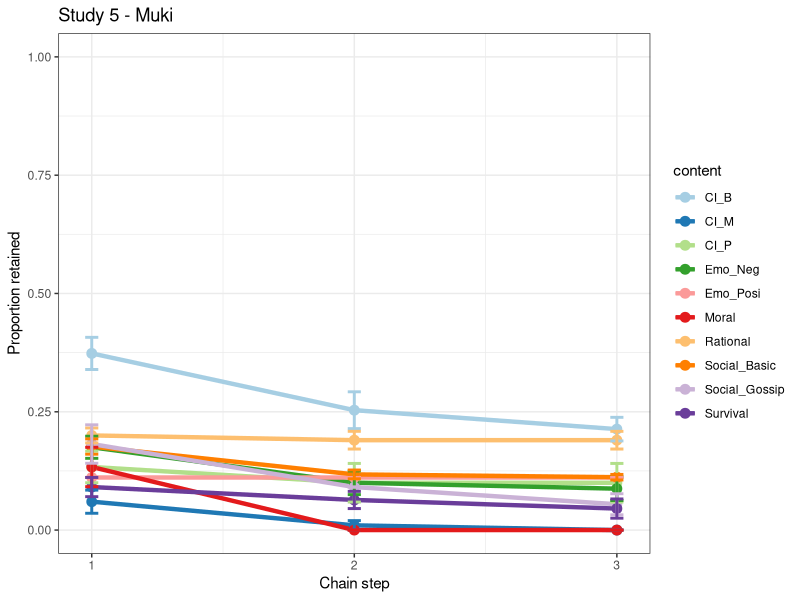
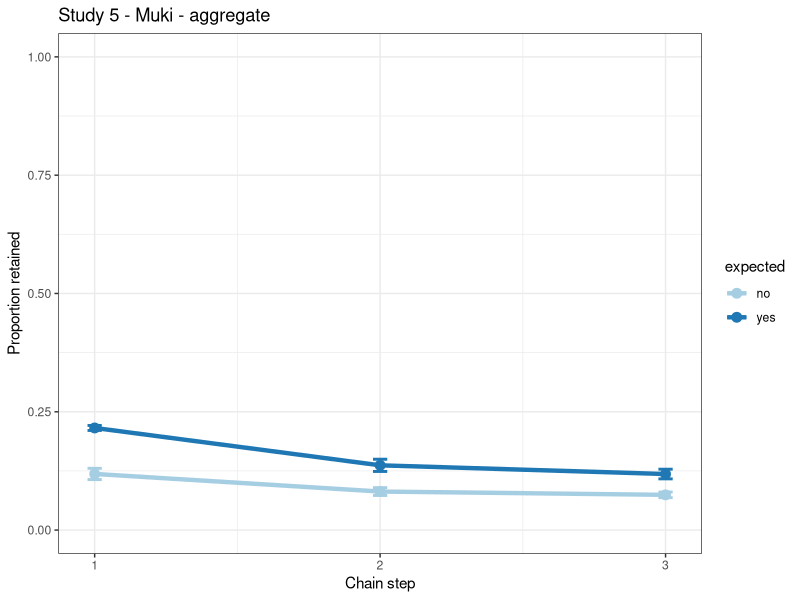
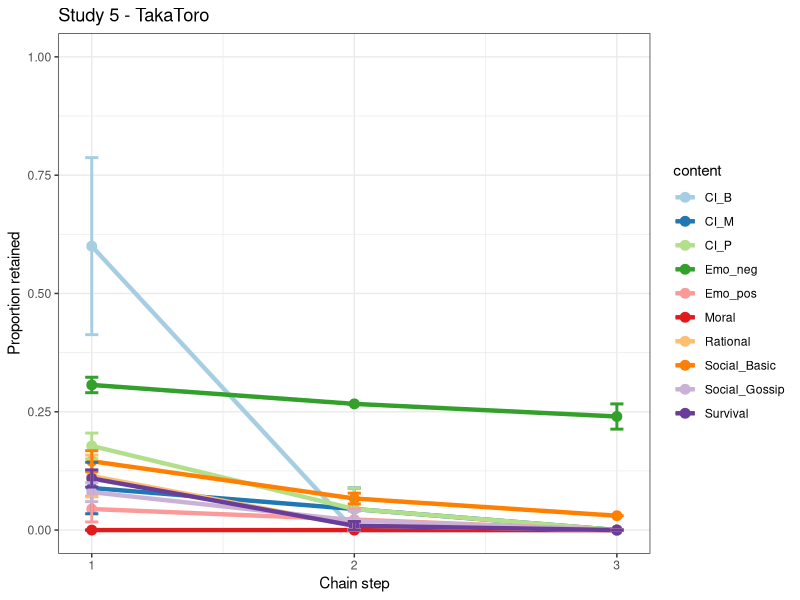
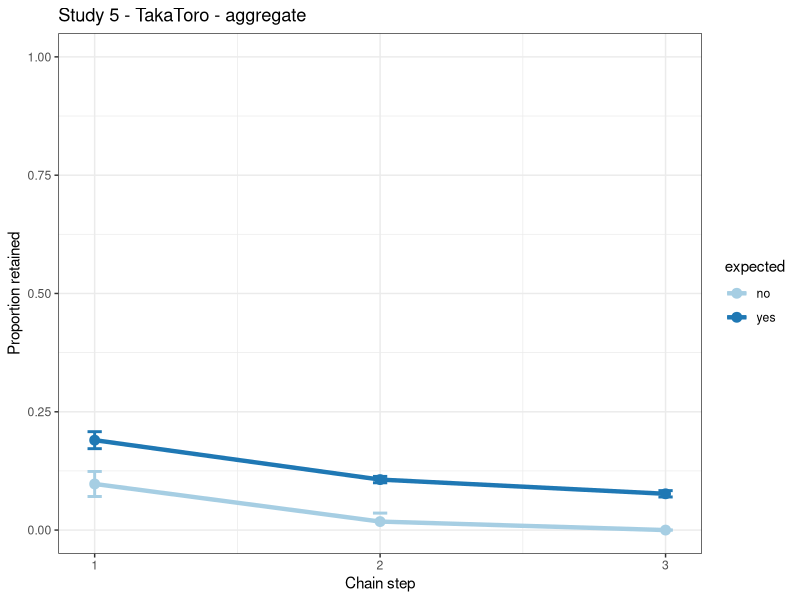
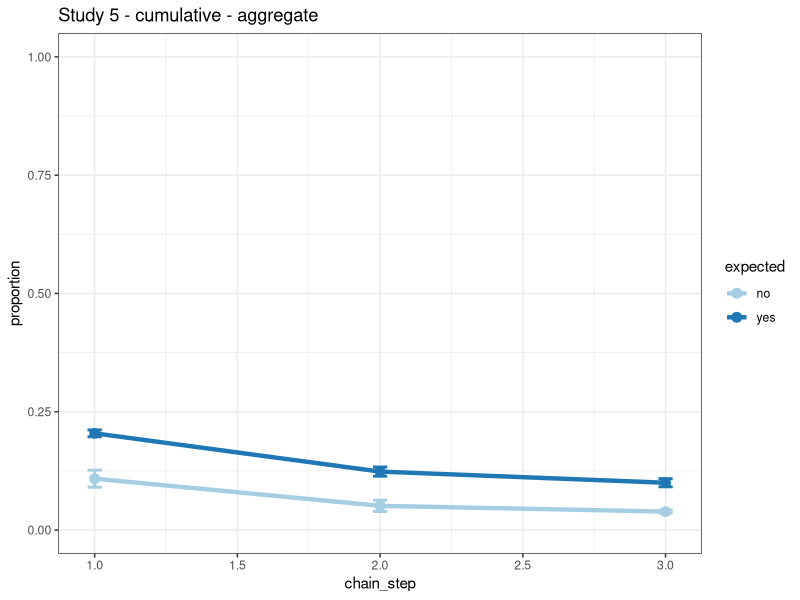
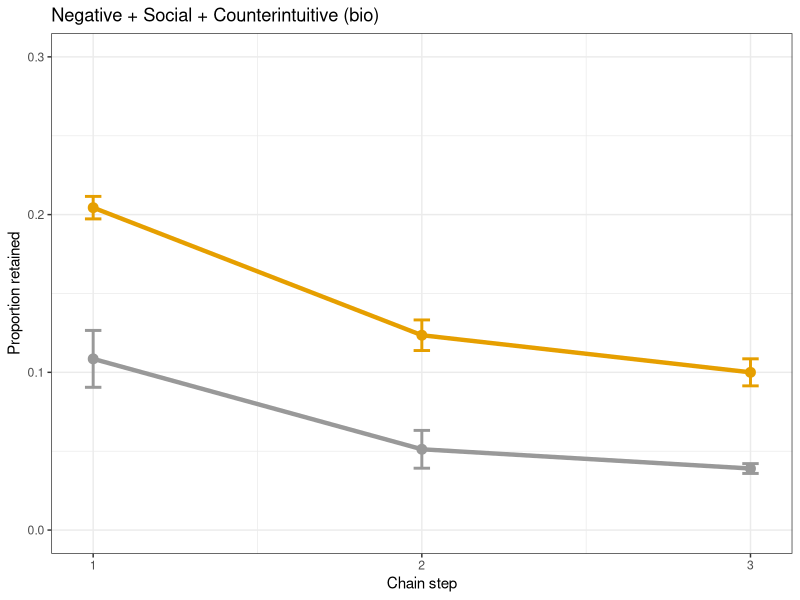
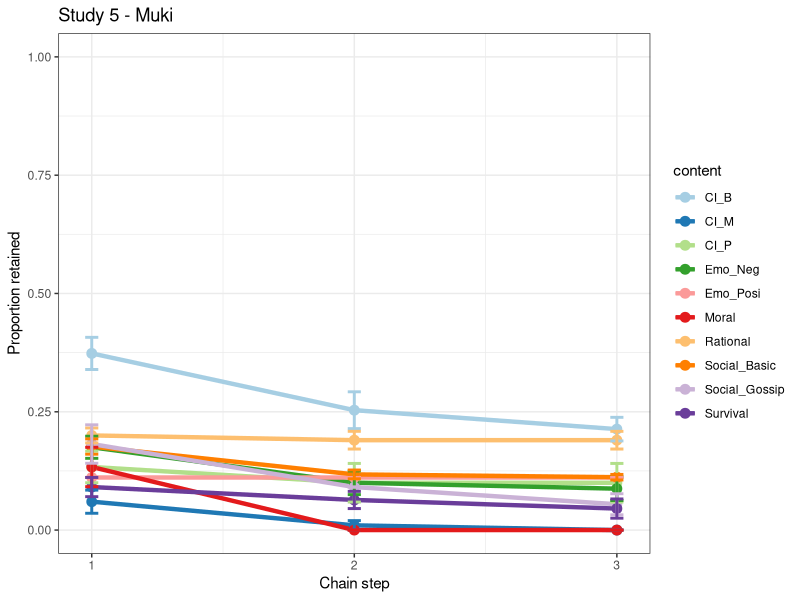
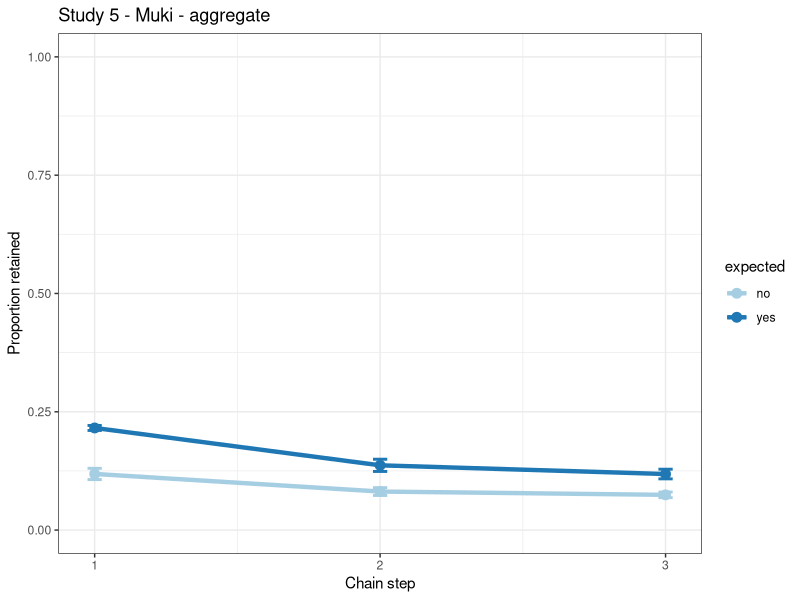

R code for these plots, in order:
library(tidyverse)
library(lme4) 
library(lmerTest) 
library(RColorBrewer) # with colour-blind-friendly palettes


# MUKI
# process output:
sim_data <- read_csv("Study5_Muki.csv") %>%
  rename(chain_step = Chain_step, chain_id = Chain_id, content = Content, count = Count) %>% # consistence with previous code
  filter(content != "None") # to be consistent with the original study, we do not include this in the analysis 
# find proportions:
totals <- read_csv("Muki_totals.csv")

sim_data <- sim_data %>%
  mutate(totals = case_when (content == "CI_B" ~ sum(totals=="CI_B1" | totals=="CI_B2" | totals=="CI_B3" , na.rm = TRUE),
                            content == "CI_M" ~ sum(totals=="CI_M1" | totals=="CI_M2" , na.rm = TRUE),
                            content == "CI_P" ~ sum(totals=="CI_P1" | totals=="CI_P2" , na.rm = TRUE), 
                            content == "Emo_Neg" ~ sum(totals=="Emo_Neg", na.rm = TRUE),
                            content == "Emo_Posi" ~ sum(totals=="Emo_Posi", na.rm = TRUE),
                            content == "Moral" ~ sum(totals=="Moral", na.rm = TRUE),
                            content == "Social_Basic" ~ sum(totals=="Social_Basic", na.rm = TRUE),
                            content == "Social_Gossip" ~ sum(totals=="Social_Gossip", na.rm = TRUE),
                            content == "Survival" ~ sum(totals=="Survival", na.rm = TRUE),
                            content == "Rational" ~ sum(totals=="Rational", na.rm = TRUE))) %>%
  mutate(proportion = count / totals)
                         


# example plot (chains are averaged, content is separated):
sim_data %>%
  ggplot(aes(x=chain_step, y = proportion, colour = content)) +
  stat_summary(fun = mean, geom = "line", size = 1.5, aes(group = content, colour = content)) +
  stat_summary(fun = mean, geom = "point", size = 3) + 
  stat_summary(fun.data = mean_se, geom = "errorbar", width = 0.05, size = 1) + 
  ylim(0,1) +
  scale_color_brewer(palette = "Paired") +
  labs(x = "Chain step", y = "Proportion retained") +
  scale_x_continuous(breaks = c(1,2,3)) +
  theme_bw() +
  labs(title = "Study 5 - Muki")
ggsave("study5_Muki_all_content.pdf", height = 5, width = 6)
  

# group content together
# group content
data_content_aggr <- sim_data %>%
  add_column(sterotype = NA) %>%
  mutate(expected = if_else(content == "Emo_Neg" | content == "CI_B" | content == "Social_Basic" | content == "Social_Gossip", 
                             "yes", "no")) %>%
  group_by(chain_id, chain_step, expected) %>%
  summarise(count = sum(count)) %>%
  add_column(totals = rep(c(86,76), 15)) %>% # I am adding it manually
  mutate(proportion = count / totals)

sim_cumulative <- data_content_aggr # save for later

data_content_aggr %>%
  ggplot(aes(x=chain_step, y = proportion, colour = expected)) +
  stat_summary(fun = mean, geom = "line", size = 1.5, aes(group = expected, colour = expected)) +
  stat_summary(fun = mean, geom = "point", size = 3) + 
  stat_summary(fun.data = mean_se, geom = "errorbar", width = 0.05, size = 1) + 
  ylim(0,1) +
  scale_color_brewer(palette = "Paired") +
  theme_bw() +
  labs(x = "Chain step", y = "Proportion retained") +
  scale_x_continuous(breaks = c(1,2,3)) +
  labs(title = "Study 5 - Muki - aggregate")
ggsave("study5_Muki_aggregate.pdf", height = 5, width = 6)

out_model <- lmer(proportion ~ expected + (1|chain_step) + (1|chain_id), data = data_content_aggr)

summary(out_model)
#              Estimate Std. Error        df t value Pr(>|t|)    
# expectedyes  0.065545   0.007998 21.999998   8.195 3.95e-08 ***

# TAKA TORO

# process output:
sim_data <- read_csv("Study5_TakaToro.csv") %>%
  rename(chain_step = Chain_step, chain_id = Chain_id, content = Content, count = Total) # consistence with previous code

# find proportions:
totals <- read_csv("TakaToro_totals.csv") 


sim_data$content[sim_data$content=="Negative"] <- "Emo_neg"  # consistence with previous code
sim_data$content[sim_data$content=="Positive"] <- "Emo_pos"

sim_data <- sim_data %>%         
  mutate(totals = case_when (content == "CI_B" ~ sum(totals=="CI_B1", na.rm = TRUE),
                             content == "CI_M" ~ sum(totals=="CI_M1" | totals=="CI_M2" , na.rm = TRUE),
                             content == "CI_P" ~ sum(totals=="CI_P1" | totals=="CI_P2" | totals=="CI_P3" | totals=="CI_P4", na.rm = TRUE), 
                             content == "Emo_neg" ~ sum(totals=="Negative", na.rm = TRUE),
                             content == "Emo_pos" ~ sum(totals=="Positive", na.rm = TRUE),
                             content == "Moral" ~ sum(totals=="Moral", na.rm = TRUE),
                             content == "Social_Basic" ~ sum(totals=="Social_Basic", na.rm = TRUE),
                             content == "Social_Gossip" ~ sum(totals=="Social_Gossip", na.rm = TRUE),
                             content == "Survival" ~ sum(totals=="Survival", na.rm = TRUE),
                             content == "Rational" ~ sum(totals=="Rational", na.rm = TRUE))) %>%
  mutate(proportion = count / totals)



# example plot (chains are averaged, content is separated):
sim_data %>%
  ggplot(aes(x=chain_step, y = proportion, colour = content)) +
  stat_summary(fun = mean, geom = "line", size = 1.5, aes(group = content, colour = content)) +
  stat_summary(fun = mean, geom = "point", size = 3) + 
  stat_summary(fun.data = mean_se, geom = "errorbar", width = 0.05, size = 1) + 
  ylim(0,1) +
  scale_color_brewer(palette = "Paired") +
  theme_bw() +
  labs(x = "Chain step", y = "Proportion retained") +
  scale_x_continuous(breaks = c(1,2,3)) +
  labs(title = "Study 5 - TakaToro")
ggsave("study5_TakaToro_all_content.pdf", height = 5, width = 6)


# group content together
# group content
data_content_aggr <- sim_data %>%
  add_column(sterotype = NA) %>%
  mutate(expected = if_else(content == "Emo_neg" | content == "CI_B" | content == "Social_Basic" | content == "Social_Gossip", 
                            "yes", "no")) %>%
  group_by(chain_id, chain_step, expected) %>%
  summarise(count = sum(count)) %>%
  add_column(totals = rep(c(78,60), 15)) %>% # I am adding it manually 
  mutate(proportion = count / totals)

data_content_aggr %>%
  ggplot(aes(x=chain_step, y = proportion, colour = expected)) +
  stat_summary(fun = mean, geom = "line", size = 1.5, aes(group = expected, colour = expected)) +
  stat_summary(fun = mean, geom = "point", size = 3) + 
  stat_summary(fun.data = mean_se, geom = "errorbar", width = 0.05, size = 1) + 
  ylim(0,1) +
  scale_color_brewer(palette = "Paired") +
  theme_bw() +
  labs(x = "Chain step", y = "Proportion retained") +
  scale_x_continuous(breaks = c(1,2,3)) +
  labs(title = "Study 5 - TakaToro - aggregate")
ggsave("study5_TakaToro_aggregate.pdf", height = 5, width = 6)

out_model <- lmer(proportion ~ expected + (1|chain_step) + (1|chain_id), data = data_content_aggr)

summary(out_model)
#              Estimate Std. Error        df t value Pr(>|t|)    
# expectedyes  0.085983   0.009536 22.000006   9.017 7.66e-09 ***

# cumulative:
sim_cumulative$count <- sim_cumulative$count + data_content_aggr$count
sim_cumulative$totals <- sim_cumulative$totals + data_content_aggr$totals
sim_cumulative$proportion <-  sim_cumulative$count / sim_cumulative$totals

sim_cumulative %>%
  ggplot(aes(x=chain_step, y = proportion, colour = expected)) +
  stat_summary(fun = mean, geom = "line", size = 1.5, aes(group = expected, colour = expected)) +
  stat_summary(fun = mean, geom = "point", size = 3) + 
  stat_summary(fun.data = mean_se, geom = "errorbar", width = 0.05, size = 1) + 
  ylim(0,1) +
  scale_color_brewer(palette = "Paired") +
  theme_bw() +
  labs(title = "Study 5 - cumulative - aggregate")
ggsave("study5_cumulative_aggregate.pdf", height = 5, width = 6)

out_model <- lmer(proportion ~ expected + (1|chain_step) + (1|chain_id), data = sim_cumulative)

summary(out_model)
#              Estimate Std. Error        df t value Pr(>|t|)    
# expectedyes  0.07639    0.00695 22.00000  10.991  2.1e-10 ***

# plot for publication :::::::::::::::::::::::::::::::::::::::::::::::::::::::::
pubPalette <- c("#999999", "#E69F00")
sim_cumulative %>%
  ggplot(aes(x=chain_step, y = proportion, colour = expected)) +
  stat_summary(fun = mean, geom = "line", size = 1.5, aes(group = expected, colour = expected)) +
  stat_summary(fun = mean, geom = "point", size = 3) + 
  stat_summary(fun.data = mean_se, geom = "errorbar", width = 0.05, size = 1) + 
  scale_colour_manual(values = pubPalette) +
  theme_bw() +
  theme(legend.position = "none") +
  labs(x = "Chain step", y = "Proportion retained") +
  scale_x_continuous(breaks = c(1,2,3)) +
  labs(title = "Negative + Social + Counterintuitive (bio)") +
  ylim(0,.3) 
ggsave("../plot/study5.pdf", height = 4, width = 4)
# ::::::::::::::::::::::::::::::::::::::::::::::::::::::::::::::::::::::::::::::
  
